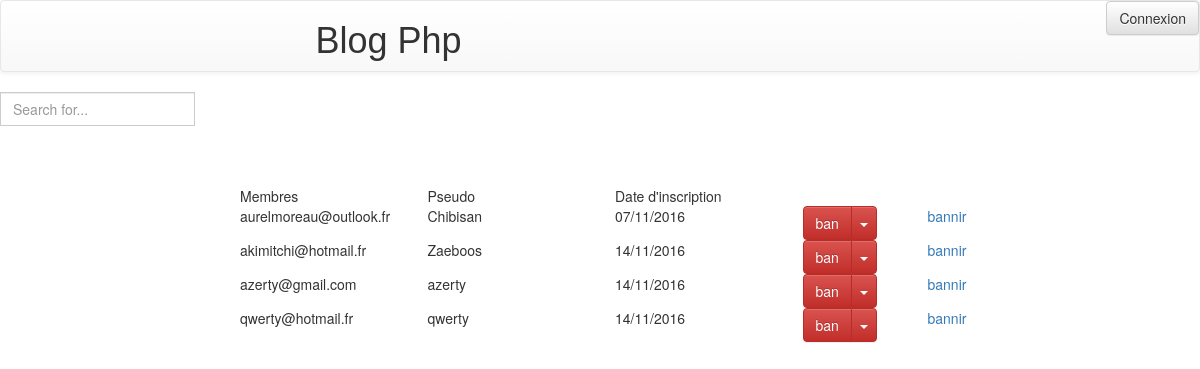
The page /V0.2/listeDesMembre.php on the database its author committed.
### tables this page shows
CREATE TABLE `users` (
  `ID_user` int(11) NOT NULL,
  `email` varchar(255) NOT NULL,
  `pseudo` varchar(255) NOT NULL,
  `password` varchar(255) NOT NULL,
  `date_inscription` datetime NOT NULL
);

### V0.2/listeDesMembre.php (the view, shortened to what this page needs)
<!DOCTYPE html>
<html>
<head>
	<?php include_once "include/connexion_base.php" ?>
	<link rel="stylesheet" href="https://maxcdn.bootstrapcdn.com/bootstrap/3.3.7/css/bootstrap.min.css">
	<link rel="stylesheet" href="https://maxcdn.bootstrapcdn.com/bootstrap/3.3.7/css/bootstrap-theme.min.css">
	<link rel="stylesheet" type="text/css" href="style/style.css">
</head>
<body>
<?php  $admin = $dbh->prepare('SELECT * FROM super_users WHERE ID_user = ?');
include_once "include/header.php"; ?>
<?php $membre = $dbh->query('SELECT ID_user, email, pseudo, DATE_FORMAT(date_inscription, \'%d/%m/%Y\') AS date_inscription_fr FROM users ORDER BY ID_user');
	 ?>
	 <div class="container">
	 	<div class="row">
	 		<div class="col-md-offset-2 col-md-8 tableM col-xs-12">
	 		<div class="col-md-3">
	 			Membres
	 		</div>
	 		<div class="col-md-3">
	 			Pseudo
	 		</div>
	 		<div class="col-md-3">
	 			Date d'inscription
	 		</div>
	 		</div>
	 	</div>
	 	<?php while($data = $membre->fetch()){ ?>
	 	<div class="row ">
	 		<div class="col-md-offset-2 col-md-8 tableM col-xs-12">
		 		<div class="col-md-3">
		 			<?php echo $data['email']; ?>
		 		</div>
		 		<div class="col-md-3">
		 			<?php echo $data['pseudo']; ?>
		 		</div>
		 		<div class="col-md-3">
		 			<?php echo $data['date_inscription_fr']; ?>
		 		</div>
		 		<?php if($data['email'] != $_SESSION['mail']){ ?>
		 		<div class="col-md-2">
						<div class="btn-group">
						  <button type="button" class="btn btn-danger">ban</button>
						  <button type="button" class="btn btn-danger dropdown-toggle" data-toggle="dropdown" aria-haspopup="true" aria-expanded="false">
						    <span class="caret"></span>
						  </button>
						</div>
		 			 		</div>
		 		<div class="col-md-1">
		 			<a href="ban.php?azee=<?php echo $data['ID_user']; ?>">bannir</a>
		 		</div>
		 		<?php } ?>
	 		</div>
	 	</div>
	 	<?php } ?>
	 </div>
</body>
</html>

### V0.2/include/header.php (shortened to what this page needs)
	<nav class="navbar navbar-default" id="head" >
  <div class="container-fluid">
  <div class="row" >
  	<div class="col-sm-offset-3 col-sm-4">
    <h1>Blog Php</h1>
  	</div>
  	<div class="col-sm-5">
      <?php if(isset($_SESSION['mail'])){ ?>
      <ul class="nav navbar-nav navbar-right">
        <li class="dropdown">
          <a href="#" class="dropdown-toggle" data-toggle="dropdown" role="button" aria-haspopup="true" aria-expanded="false">
          <?php if(isset($_SESSION['mail'])){echo $_SESSION['mail'];
				}else{  } ?>
				<span class="caret"></span></a>
          <ul class="dropdown-menu">
          	<li><a href="profil.php">Gérer mon profil</a></li>
          <?php
           if(isset($_SESSION['mail'])){if(isset($donnee['ID_user']) AND $_SESSION['ID'] == $donnee['ID_user']){ ?>
            <li><a href="listeDesMembre.php">Membres</a></li>
          <?php }} ?>
          	<li><a href="destroy.php">Déconnexion</a></li>
          </ul>
        </li>
      </ul>
		</div>
  	<?php }else{ ?>
    <ul class="nav navbar-nav navbar-right">
<button type="button" class="btn btn-default" data-toggle="modal" data-target=".bs-example-modal-lg">Connexion</button>
</ul>
  	<?php } ?>
  </div>
    </div>
</nav>
      <div class="input-group">
                <input type="text" class="form-control" placeholder="Search for..." id="searchBar">
              </div>

### V0.2/style/style.css (style rules this page uses)
body { margin:0; padding:0; }
h1 { font-family :ARIAL, sans-serif; }

### rows shown on the page
users: email "aurelmoreau@outlook.fr", pseudo "Chibisan", date_inscription_fr "07/11/2016"
users: email "akimitchi@hotmail.fr", pseudo "Zaeboos", date_inscription_fr "14/11/2016"
users: email "azerty@gmail.com", pseudo "azerty", date_inscription_fr "14/11/2016"
users: email "qwerty@hotmail.fr", pseudo "qwerty", date_inscription_fr "14/11/2016"
